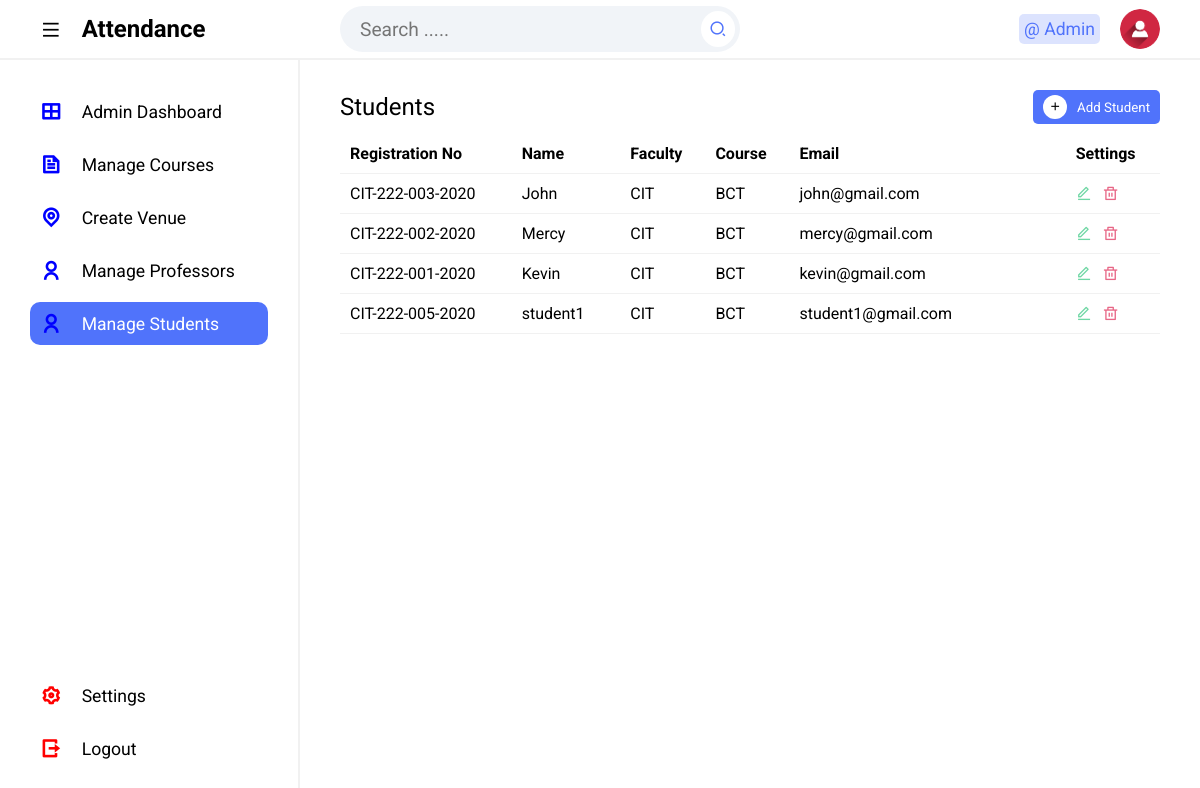
Screenshot of /Admin/createStudent.php (signed in) with the database file from the repository.
### tables this page shows
CREATE TABLE `tblstudents` (
  `Id` int(10) NOT NULL,
  `firstName` varchar(255) NOT NULL,
  `lastName` varchar(255) NOT NULL,
  `registrationNumber` varchar(255) NOT NULL,
  `email` varchar(50) NOT NULL,
  `faculty` varchar(10) NOT NULL,
  `courseCode` varchar(20) NOT NULL,
  `studentImage1` varchar(300) NOT NULL,
  `studentImage2` varchar(300) NOT NULL,
  `dateRegistered` varchar(50) NOT NULL,
  `password` varchar(255) NOT NULL
);

### Admin/createStudent.php (the view, shortened to what this page needs)
<?php
include '../Includes/dbcon.php';
?>
<!DOCTYPE html>
<html lang="en">
<head>
   <link rel="stylesheet" href="css/styles.css">
  <link rel="stylesheet" href="https://cdnjs.cloudflare.com/ajax/libs/font-awesome/6.5.1/css/all.min.css">
  <link href="https://cdnjs.cloudflare.com/ajax/libs/remixicon/4.2.0/remixicon.css" rel="stylesheet">
</head>
<body>
<?php include 'includes/topbar.php';?>
  <section class=main>
      <?php include "Includes/sidebar.php";?>
   <div class="main--content">
   <div class="table-container">
                <div class="title" id="addStudent">
                    <h2 class="section--title">Students</h2>
                    <button class="add"><i class="ri-add-line"></i>Add Student</button>
                </div>
                <div class="table">
                    <table>
                        <thead >
                            <tr>
                                <th>Registration No</th>
                                <th>Name</th>
                                <th>Faculty</th>
                                <th>Course</th>
                                <th>Email</th>
                                <th>Settings</th>
                            </tr>
                        </thead>
                        <tbody>
                        <?php
                        $sql = "SELECT * FROM tblstudents";
                        $result = $conn->query($sql);
                        if ($result->num_rows > 0) {
                        while ($row = $result->fetch_assoc()) {
                            echo "<tr>";
                            echo "<td>" . $row["registrationNumber"] . "</td>";
                            echo "<td>" . $row["firstName"] . "</td>";
                            echo "<td>" . $row["faculty"] . "</td>";
                            echo "<td>" . $row["courseCode"] . "</td>";
                            echo "<td>" . $row["email"] . "</td>";
                            echo "<td><span><i class='ri-edit-line edit'></i><i class='ri-delete-bin-line delete'></i></span></td>";
                            echo "</tr>";
                        }
                    } else {
                        echo "<tr><td colspan='6'>No records found</td></tr>";
                    }
                    ?>
                        </tbody>
                    </table>
                </div>
            </div>
 </section>
</body>
</html>

### Admin/Includes/topbar.php (shortened to what this page needs)
<?php
$fullName = "";
if (isset($_SESSION['userId'])) {
    $userId = $conn->real_escape_string($_SESSION['userId']);
    $query = "SELECT * FROM tbladmin WHERE Id = $userId";
    $rs = $conn->query($query);
    if ($rs) {
        $num = $rs->num_rows;
        if ($num > 0) {
            $row = $rs->fetch_assoc();
            $fullName = $row['firstName'] . " " . $row['lastName'];
                } else {
            echo "Admin not found";
        }
    } else {
        echo "Error: " . $conn->error;
    }
} else {
 header('location: ../index.php');
}
?>
<section class="header">
    <div class="logo">
        <i class="ri-menu-line icon icon-0 menu"></i>
        <h2>Attendance </h2>
    </div>
    <div class="search--notification--profile">
        <div id="searchInput" class="search">
            <input type="text" id="searchText" placeholder="Search .....">
            <button onclick="searchItems()"><i class="ri-search-2-line"></i></button>
        </div>
        <div class="notification--profile">
            <div class="picon lock">
                @ <?php echo $fullName; ?>
            </div>
            <div class="picon profile">
                <img src="img/user.png" alt="">
            </div>
        </div>
    </div>
</section>

### Admin/css/styles.css (style rules this page uses)
* { margin: 0; padding: 0; box-sizing: border-box; font-family: 'Roboto', sans-serif; }
body { position: relative; width: 100%; }
.header { height: 60px; width: 100%; display: flex; align-items: center; border-bottom: 2px solid #f1f1f1; }
.logo { display: flex; align-items: center; width: 300px; padding-left: 40px; }
.search--notification--profile { display: flex; align-items: center; justify-content: space-between; width: calc(100% - 300px); padding: 0 40px; }
.search { background-color: #f1f4f8; border-radius: 50px; width: 400px; padding: 5px; display: flex; align-items: center; justify-content: space-between; }
.search input { background-color: transparent; outline: none; border: none; text-indent: 15px; width: 85%; font-size:1.2em; }
.search button { outline: none; border: none; border-radius: 50%; background-color: #fff; padding: 8px; display: flex; align-items: center; justify-content: center; }
.search button i { font-size: 1.1rem; color: #5073fb; }
.notification--profile { display: flex; align-items: center; }
.picon { margin-left: 20px; font-size: 1.1rem; padding: 5px; border-radius: 5px; }
.lock { color: #5073fb; background-color: rgba(80, 115, 251, .2); }
.profile { position: relative; width: 40px; height: 40px; border-radius: 50%; overflow: hidden; }
img { position: absolute; top: 0; left: 0; width: 100%; height: 100%; object-fit: cover; }
.main { position: relative; width: 100%; min-height: calc(100vh - 60px); }
.icon { position: relative; display: flex; align-items: center; justify-content: center; margin-right: 20px; font-size: 1.3rem; }
thead { position:sticky; top:0; background-color:white; padding:20px; }
.main--content { position: absolute; top: 0; right: 0; height: 100%; width: calc(100% - 300px); padding: 0 40px; transition: .3s; }
.title { display: flex; align-items: center; justify-content: space-between; margin-bottom: 10px; margin-top: 30px; }
.section--title { font-weight: 400; }
.add { display: flex; align-items: center; padding: 5px 10px; outline: none; border: none; background-color: #5073fb; color: #fff; border-radius: 5px; cursor: pointer; transition: .3s; }
.add i { margin-right: 10px; padding: 5px; background-color: #fff; border-radius: 50%; color: #000; }
.table-container { margin-bottom: 20px; }
.table { height: 200px; overflow-y: scroll; }
table { width: 100%; text-align: left; border-collapse: collapse; }
tr { border-bottom: 1px solid #f1f1f1; }
td, th { padding-block: 10px; padding:10px; }
.edit { color: #70d7a5; margin-right: 10px; }
.delete { color: #e86786; }

### rows the page displays
tblstudents: registrationNumber "CIT-222-003-2020", firstName "John", faculty "CIT", courseCode "BCT", email "john@gmail.com"
tblstudents: registrationNumber "CIT-222-002-2020", firstName "Mercy", faculty "CIT", courseCode "BCT", email "mercy@gmail.com"
tblstudents: registrationNumber "CIT-222-001-2020", firstName "Kevin", faculty "CIT", courseCode "BCT", email "kevin@gmail.com"
tblstudents: registrationNumber "CIT-222-005-2020", firstName "student1", faculty "CIT", courseCode "BCT", email "student1@gmail.com"

### other values shown
$fullName "Admin"
